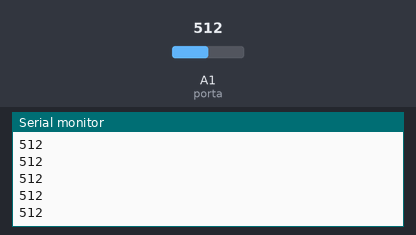
The sketch below on a simulated Arduino Uno, built with avr-gcc and run on an emulated ATmega328P. Parts: the last lines printed to the serial monitor. The test bench sets the inputs (shaded band); at power-on: A1 (porta) = 512.

Above: at 1.2 s.
1.3 s: A1 (porta) set to 716
At 2.0 s:
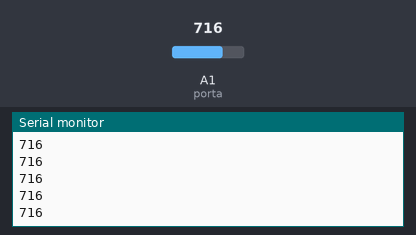
2.8 s: A1 (porta) set to 900
At 3.4 s:
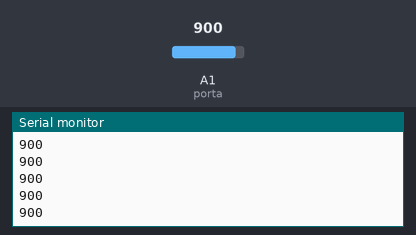
Timing chart, 0 to 5.8 s (numbered marks = the images above; inputs shaded):
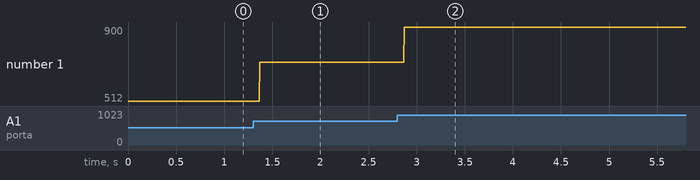

The sketch:

poste_ldr_potenciometro.ino
```cpp
const int pin_led = 8;
int porta = A1;
int valor;

void setup() {
  Serial.begin(9600);
  pinMode(porta, INPUT);
}

void loop() {
  valor = analogRead(porta);
  Serial.println(valor);

  if(valor < 30){ // Se o sensor de luz for menor que 30, o LED ligará, como um poste de luz
    digitalWrite(pin_led, HIGH);
  }
  else if(valor >= 30){
    digitalWrite(pin_led, LOW); // Se ele for maior que 30, ele desligará
  }
}
```

Measured:
- after the input at 1.3 s, the serial monitor: prints a new line after 0.07 s (image 1)
- after the input at 2.8 s, the serial monitor: prints a new line after 0.07 s (image 2)
- plotted number 1: 512 → 716 after the input at 1.3 s, 716 → 900 after the input at 2.8 s
